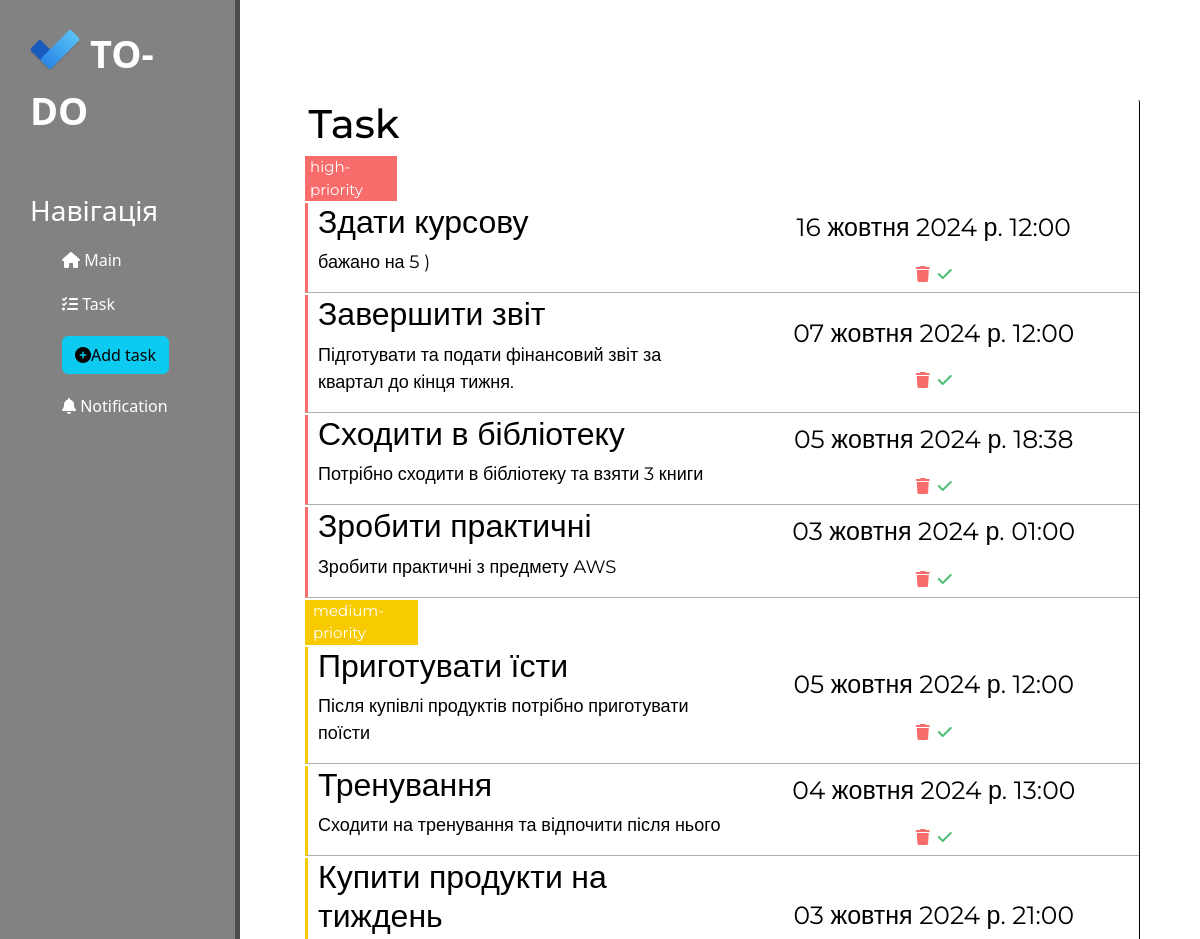
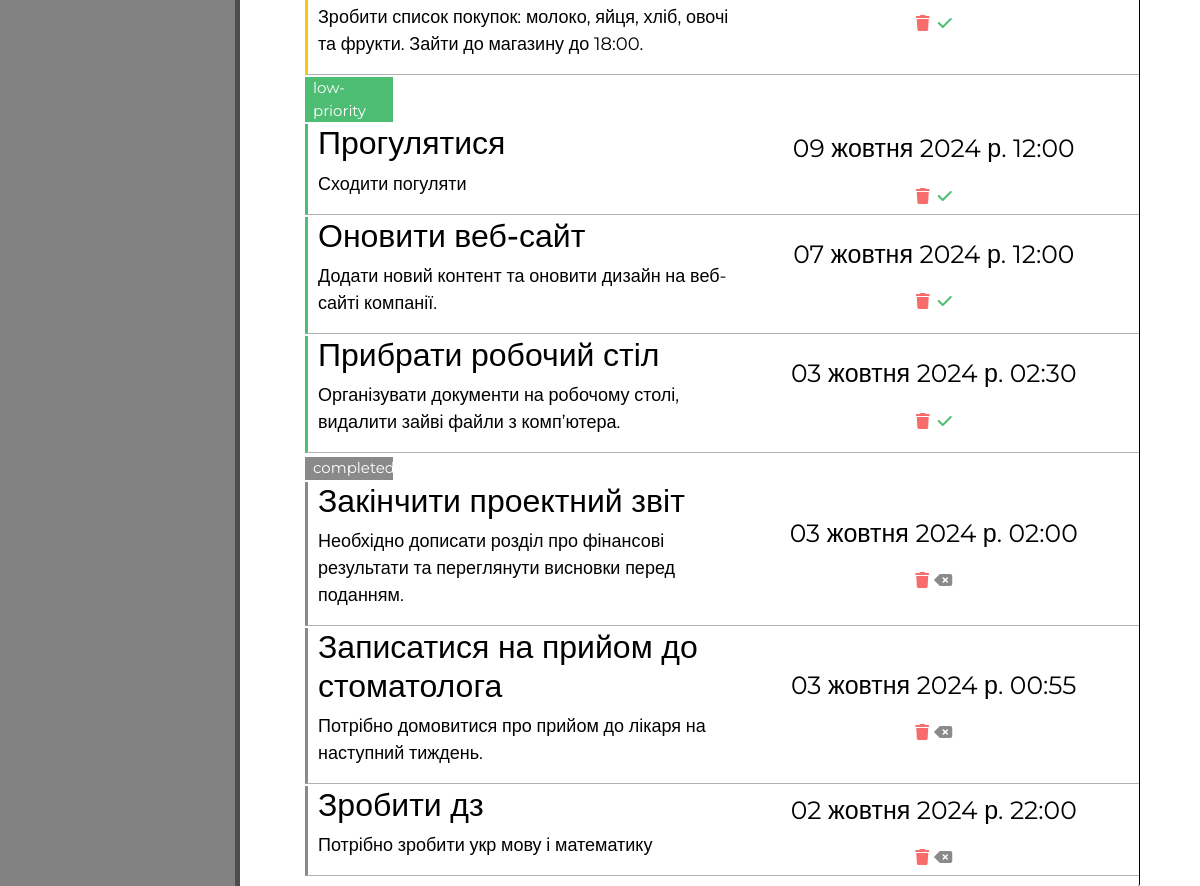
Page /task/ on the committed database (2 pictures, top to bottom).
### task/models.py (models this page shows, shortened)
class Task(models.Model):
    LOW = 1
    MEDIUM = 2
    HIGH = 3
    PRIORITY_CHOICES = [
        (LOW, 'Low'),
        (MEDIUM, 'Medium'),
        (HIGH, 'High'),
    ]
    title = models.CharField('Назва', max_length=50)
    description = models.TextField('Опис')
    duedate = models.DateTimeField('Дата виконання')
    priority = models.PositiveSmallIntegerField('Пріоритет', choices=PRIORITY_CHOICES, default=MEDIUM)
    completed = models.BooleanField('Завершено', default=False)

### task/views.py (the view)
# urls.py: path('', views.task_home, name='task_home'),
def task_home(request):
    task = Task.objects.order_by('-duedate')
    return render(request, 'task/task_home.html', {'task':task})

### main/context_processors.py (called while the page is built)
def main_context(request):
    tz = pytz.timezone('Europe/Kyiv')
    tasks = Task.objects.all()
    todey_task = Task.objects.filter(duedate__date=timezone.now().astimezone(tz).date(), completed=False).count()
    data = {
        'tasks':tasks,
        'todey_task':todey_task,
    }
    return data

### task/templates/task/task_home.html (shortened to what this page needs)
{% extends "main/layout.html" %}
{% load static %}
{% block lnk %}
    <link rel="stylesheet" href="{% static 'main/css/task.css' %}">
{% endblock %}
{% block content %}
<div class="prefeatures">
    <div class="features task">
        <h3 class="mn-txt">Task</h3>
        <p class="p-el-hight">high-priority</p>
        {% for el in task %}
            {% if el.priority == 3 %}
            {% if el.completed == False %}
                <div class="high-priority">
                    <div class="container-all high">
                        <div class="container1">
                            <h3>{{ el.title }}</h3>
                            <p>{{ el.description }}</p>
                        </div>
                        <div class="container2">
                            <p>{{ el.duedate }}</p>
                            <a href="{% url 'task-delete' el.id %}"><i class="fa-solid fa-trash"></i></a><a href="{% url 'task_completed' el.id %}"><i class="fa-solid fa-check"></i></a>
                        </div>
                    </div>
                </div>
            {% endif %}
            {% endif %}
        {% endfor %}
        <p class="p-el-medium">medium-priority</p>
        {% for el in task %}
            {% if el.priority == 2 %}
            {% if el.completed == False %}
                <div class="medium-priority">
                    <div class="container-all medium">
                        <div class="container1">
                            <h3>{{ el.title }}</h3>
                            <p>{{ el.description }}</p>
                        </div>
                        <div class="container2">
                            <p>{{ el.duedate }}</p>
                            <a href="{% url 'task-delete' el.id %}"><i class="fa-solid fa-trash"></i></a><a href="{% url 'task_completed' el.id %}"><i class="fa-solid fa-check"></i></a>
                        </div>
                    </div>
                </div>
            {% endif %}
            {% endif %}
        {% endfor %}
        <p class="p-el-low">low-priority</p>
        {% for el in task %}
            {% if el.priority == 1 %}
            {% if el.completed == False %}
                <div class="low-priority">
                    <div class="container-all low">
                        <div class="container1">
                            <h3>{{ el.title }}</h3>
                            <p>{{ el.description }}</p>
                        </div>
                        <div class="container2">
                            <p>{{ el.duedate }}</p>
                            <a href="{% url 'task-delete' el.id %}"><i class="fa-solid fa-trash"></i></a><a href="{% url 'task_completed' el.id %}"><i class="fa-solid fa-check"></i></a>
                        </div>
                    </div>
                </div>
            {% endif %}
            {% endif %}
        {% endfor %}
        <p class="p-el-comp">completed</p>
        {% for el in task %}
            {% if el.completed == True %}
                <div class="low-priority">
                    <div class="container-all comp">
                        <div class="container1">
                            <h3>{{ el.title }}</h3>
                            <p>{{ el.description }}</p>
                        </div>
                        <div class="container2">
                            <p>{{ el.duedate }}</p>
                            <a href="{% url 'task-delete' el.id %}"><i class="fa-solid fa-trash"></i></a><a href="{% url 'task_completed' el.id %}"><i class="fa-solid fa-delete-left"></i></a>
                        </div>
                    </div>
                </div>
            {% endif %}
        {% endfor %}
    </div>
</div>
{% endblock %}

### main/templates/main/layout.html (shortened to what this page needs)
{% load static %}
<!DOCTYPE html>
<html lang="en">
<head>
    {% block lnk %}{% endblock %}
    <link rel="stylesheet" href="https://cdn.jsdelivr.net/npm/bootstrap@5.3.3/dist/css/bootstrap.min.css">
</head>
<body>
    <aside>
        <img src="{% static 'main/img/main_logo.png' %}" alt="Logo">
        <span class="logo">TO-DO</span>
        <h3>Навігація</h3>
        <ul>
            <a href="{% url 'home' %}"><li><i class="fa-solid fa-house"></i> Main</li></a>
            <a href="{% url 'task_home' %}"><li><i class="fa-solid fa-list-check"></i> Task</li></a>
            <a href="{% url 'task_create' %}"><li><button class="btn btn-info"><i class="fas fa-plus-circle"></i>Add task</button></li></a>
            <div class="notification-icon">
                {% if todey_task > 0 %}
                <li><i class="fa-solid fa-bell"></i> Notification</li>
                <div class="notification-popup" id="popup">
                    <p style="color: black;">Останній день на виконання:</p>
                    <p style="color: black;">Кількість завдань: {{ todey_task }}</p>
                </div>
                {% else %}
                <li><i class="fa-solid fa-bell"></i> Notification</li>
                {% endif %}
            </div>
        </ul>
    </aside>
    <main>
        {% block content %}
        {% endblock %}
    </main>
</body>
</html>

### main/static/main/css/task.css (style rules this page uses)
* { margin: 0; padding: 0; }
html, body { height: 100%; }
body { background: #e9e9e9; }
aside { float: left; background: rgb(130, 130, 130); width: 20%; padding: 2.5%; height: 100vmax; color: #fff; border-right: 5px solid #4d4d4d; }
aside img { width: 50px; float: left; }
aside .logo { font-size: 38px; margin-left: 10px; font-weight: bold; position: relative; top: -5px; }
aside h3 { margin-top: 50px; font-size: 28px; }
aside ul a { text-decoration: none; }
aside ul li { color: #fff; display: block; margin-top: 20px; transition: transform .6s ease; }
main .features { float: left; position: relative; left: 5%; color: #000; margin-top: 100px; text-align: center; width: 70%; }
.task { background-color: #ffffff; border-radius: 2px; border-right: 1px solid #000; padding-bottom: 10px; }
.p-el-hight { text-align: left; background-color: #f86c6b; width: 11%; margin: 0; color: #fff; margin-left: 5px; padding-left: 5px; font-family: "Montserrat", sans-serif; font-optical-sizing: auto; font-weight: 1px; font-size: 15px; font-style: normal; }
.p-el-medium { text-align: left; background-color: #f8cb00; width: 13.5%; margin: 0; color: #fff; margin-left: 5px; margin-top: 2px; padding-left: 8px; font-family: "Montserrat", sans-serif; font-optical-sizing: auto; font-weight: 1px; font-size: 15px; font-style: normal; }
.p-el-low { text-align: left; background-color: #4dbd74; width: 10.5%; margin: 0; color: #fff; margin-left: 5px; margin-top: 2px; padding-left: 8px; font-family: "Montserrat", sans-serif; font-optical-sizing: auto; font-weight: 1px; font-size: 15px; font-style: normal; }
.p-el-comp { text-align: left; background-color: #8a8a8a; width: 10.5%; margin: 0; color: #fff; margin-left: 5px; margin-top: 4px; padding-left: 8px; font-family: "Montserrat", sans-serif; font-optical-sizing: auto; font-weight: 1px; font-size: 15px; font-style: normal; }
.container-all { padding-left: 10px; display: grid; grid-template-columns: 50% 50%; margin-top: 2px; margin-left: 5px; border-bottom: 1px solid #afafaf; }
.high { border-left: 3px solid #f86c6b; }
.medium { border-left: 3px solid #f8cb00; }
.low { border-left: 3px solid #4dbd74; }
.comp { border-left: 3px solid #8a8a8a; }
.container1 { text-align: left; }
.container2 { margin: auto; }
.container1 h3 { font-family: "Montserrat", sans-serif; font-optical-sizing: auto; font-weight: 1px; font-size: 32px; font-style: normal; }
.container2 p { font-family: "Montserrat", sans-serif; font-optical-sizing: auto; font-weight: 1px; font-size: 25px; font-style: normal; }
.container1 p { font-family: "Montserrat", sans-serif; font-optical-sizing: auto; font-weight: 1px; font-size: 18px; font-style: normal; }
.mn-txt { font-family: "Montserrat", sans-serif; font-optical-sizing: auto; font-weight: 1px; font-size: 40px; font-style: normal; text-align: left; padding-left: 1%; }
.container2 .fa-check { color: #4dbd74;padding-left: 8px; }
.container2 .fa-trash { color: #f86c6b; }
.container2 .fa-delete-left { color: #8a8a8a;padding-left: 5px; }

### main/templates/main/layout.html (style rules this page uses)
.notification-icon { position: relative; cursor: pointer; }

### rows in the picture
Task: title "Здати курсову", description "бажано на 5 )", duedate "16 жовтня 2024 р. 12:00"
Task: title "Завершити звіт", description "Підготувати та подати фінансовий звіт за квартал до кінця тижня.", duedate "07 жовтня 2024 р. 12:00"
Task: title "Сходити в бібліотеку", description "Потрібно сходити в бібліотеку та взяти 3 книги", duedate "05 жовтня 2024 р. 18:38"
Task: title "Зробити практичні", description "Зробити практичні з предмету AWS", duedate "03 жовтня 2024 р. 01:00"
Task: title "Приготувати їсти", description "Після купівлі продуктів потрібно приготувати поїсти", duedate "05 жовтня 2024 р. 12:00"
Task: title "Тренування", description "Сходити на тренування та відпочити після нього", duedate "04 жовтня 2024 р. 13:00"
Task: title "Купити продукти на тиждень", description "Зробити список покупок: молоко, яйця, хліб, овочі та фрукти. Зайти до магазину до 18:00.", duedate "03 жовтня 2024 р. 21:00"
Task: title "Прогулятися", description "Сходити погуляти", duedate "09 жовтня 2024 р. 12:00"
Task: title "Оновити веб-сайт", description "Додати новий контент та оновити дизайн на веб-сайті компанії.", duedate "07 жовтня 2024 р. 12:00"
Task: title "Прибрати робочий стіл", description "Організувати документи на робочому столі, видалити зайві файли з комп’ютера.", duedate "03 жовтня 2024 р. 02:30"
Task: title "Закінчити проектний звіт", description "Необхідно дописати розділ про фінансові результати та переглянути висновки перед поданням.", duedate "03 жовтня 2024 р. 02:00"
Task: title "Записатися на прийом до стоматолога", description "Потрібно домовитися про прийом до лікаря на наступний тиждень.", duedate "03 жовтня 2024 р. 00:55"
Task: title "Зробити дз", description "Потрібно зробити укр мову і математику", duedate "02 жовтня 2024 р. 22:00"
